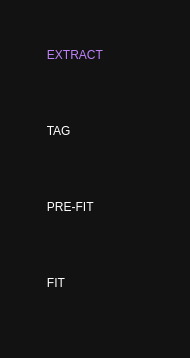
           <widget class="QFrame" name="frame">
            <property name="sizePolicy">
             <sizepolicy hsizetype="Fixed" vsizetype="Expanding">
              <horstretch>0</horstretch>
              <verstretch>0</verstretch>
             </sizepolicy>
            </property>
            <property name="minimumSize">
             <size>
              <width>190</width>
              <height>0</height>
             </size>
            </property>
            <property name="maximumSize">
             <size>
              <width>190</width>
              <height>16777215</height>
             </size>
            </property>
            <property name="styleSheet">
             <string notr="true">QFrame {
	color: white;
	background-color: rgb(18, 18, 18);
}

QPushButton {	
	font: 57 11pt &quot;Roboto Medium&quot;;
	text-align: left;
	color: white;
	border: none;
	background-color: transparent;
}
QPushButton:hover {
	color: rgb(190, 130, 250);
}

QPushButton:checked {	
	color: rgb(190, 130, 250);
}</string>
            </property>
            <property name="frameShape">
             <enum>QFrame::NoFrame</enum>
            </property>
            <property name="frameShadow">
             <enum>QFrame::Raised</enum>
            </property>
            <layout class="QGridLayout" name="gridLayout_2">
             <property name="leftMargin">
              <number>37</number>
             </property>
             <property name="topMargin">
              <number>0</number>
             </property>
             <property name="rightMargin">
              <number>20</number>
             </property>
             <property name="bottomMargin">
              <number>0</number>
             </property>
             <item row="2" column="0" colspan="2">
              <widget class="QPushButton" name="modeTagButton">
               <property name="minimumSize">
                <size>
                 <width>120</width>
                 <height>70</height>
                </size>
               </property>
               <property name="maximumSize">
                <size>
                 <width>120</width>
                 <height>70</height>
                </size>
               </property>
               <property name="text">
                <string>   TAG</string>
               </property>
               <property name="icon">
                <iconset resource="resources.qrc">
                 <normaloff>:/icons/24x24/cil-list.png</normaloff>:/icons/24x24/cil-list.png</iconset>
               </property>
               <property name="iconSize">
                <size>
                 <width>24</width>
                 <height>24</height>
                </size>
               </property>
               <property name="checkable">
                <bool>true</bool>
               </property>
               <property name="autoExclusive">
                <bool>true</bool>
               </property>
              </widget>
             </item>
             <item row="5" column="1">
              <spacer name="verticalSpacer_3">
               <property name="orientation">
                <enum>Qt::Vertical</enum>
               </property>
               <property name="sizeHint" stdset="0">
                <size>
                 <width>20</width>
                 <height>40</height>
                </size>
               </property>
              </spacer>
             </item>
             <item row="1" column="0" colspan="2">
              <widget class="QPushButton" name="modeSelectButton">
               <property name="minimumSize">
                <size>
                 <width>120</width>
                 <height>70</height>
                </size>
               </property>
               <property name="maximumSize">
                <size>
                 <width>16777215</width>
                 <height>70</height>
                </size>
               </property>
               <property name="text">
                <string>   EXTRACT</string>
               </property>
               <property name="icon">
                <iconset resource="resources.qrc">
                 <normaloff>:/icons/24x24/cil-location-pin.png</normaloff>:/icons/24x24/cil-location-pin.png</iconset>
               </property>
               <property name="iconSize">
                <size>
                 <width>24</width>
                 <height>24</height>
                </size>
               </property>
               <property name="checkable">
                <bool>true</bool>
               </property>
               <property name="checked">
                <bool>true</bool>
               </property>
               <property name="autoExclusive">
                <bool>true</bool>
               </property>
              </widget>
             </item>
             <item row="3" column="0" colspan="2">
              <widget class="QPushButton" name="modePlotButton">
               <property name="minimumSize">
                <size>
                 <width>170</width>
                 <height>70</height>
                </size>
               </property>
               <property name="maximumSize">
                <size>
                 <width>120</width>
                 <height>70</height>
                </size>
               </property>
               <property name="text">
                <string>   PRE-FIT</string>
               </property>
               <property name="icon">
                <iconset resource="resources.qrc">
                 <normaloff>:/icons/24x24/cil-chart-line.png</normaloff>:/icons/24x24/cil-chart-line.png</iconset>
               </property>
               <property name="iconSize">
                <size>
                 <width>24</width>
                 <height>24</height>
                </size>
               </property>
               <property name="checkable">
                <bool>true</bool>
               </property>
               <property name="autoExclusive">
                <bool>true</bool>
               </property>
              </widget>
             </item>
             <item row="4" column="0">
              <widget class="QPushButton" name="modeFitButton">
               <property name="minimumSize">
                <size>
                 <width>120</width>
                 <height>70</height>
                </size>
               </property>
               <property name="maximumSize">
                <size>
                 <width>120</width>
                 <height>70</height>
                </size>
               </property>
               <property name="text">
                <string>   FIT</string>
               </property>
               <property name="icon">
                <iconset resource="resources.qrc">
                 <normaloff>:/icons/24x24/cil-speedometer.png</normaloff>:/icons/24x24/cil-speedometer.png</iconset>
               </property>
               <property name="iconSize">
                <size>
                 <width>24</width>
                 <height>24</height>
                </size>
               </property>
               <property name="checkable">
                <bool>true</bool>
               </property>
               <property name="autoExclusive">
                <bool>true</bool>
               </property>
              </widget>
             </item>
             <item row="0" column="0">
              <spacer name="verticalSpacer_14">
               <property name="orientation">
                <enum>Qt::Vertical</enum>
               </property>
               <property name="sizeType">
                <enum>QSizePolicy::Fixed</enum>
               </property>
               <property name="sizeHint" stdset="0">
                <size>
                 <width>20</width>
                 <height>20</height>
                </size>
               </property>
              </spacer>
             </item>
            </layout>
           </widget>
